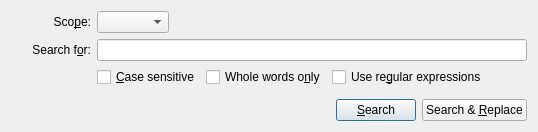
<?xml version="1.0" encoding="UTF-8"?>
<ui version="4.0">
 <class>Orca::Plugin::Core::FindDialog</class>
 <widget class="QWidget" name="Orca::Plugin::Core::FindDialog">
  <property name="geometry">
   <rect>
    <x>0</x>
    <y>0</y>
    <width>673</width>
    <height>240</height>
   </rect>
  </property>
  <property name="maximumSize">
   <size>
    <width>680</width>
    <height>16777215</height>
   </size>
  </property>
  <layout class="QGridLayout" name="gridLayout">
   <property name="sizeConstraint">
    <enum>QLayout::SetFixedSize</enum>
   </property>
   <item row="4" column="0" colspan="2">
    <layout class="QHBoxLayout" name="horizontalLayout_3">
     <item>
      <spacer name="horizontalSpacer_3">
       <property name="orientation">
        <enum>Qt::Horizontal</enum>
       </property>
       <property name="sizeHint" stdset="0">
        <size>
         <width>40</width>
         <height>20</height>
        </size>
       </property>
      </spacer>
     </item>
     <item>
      <widget class="QPushButton" name="searchButton">
       <property name="text">
        <string>&amp;Search</string>
       </property>
       <property name="default">
        <bool>true</bool>
       </property>
      </widget>
     </item>
     <item>
      <widget class="QPushButton" name="replaceButton">
       <property name="text">
        <string>Search &amp;&amp; &amp;Replace</string>
       </property>
      </widget>
     </item>
    </layout>
   </item>
   <item row="1" column="0">
    <widget class="QLabel" name="searchLabel">
     <property name="text">
      <string>Search f&amp;or:</string>
     </property>
     <property name="alignment">
      <set>Qt::AlignRight|Qt::AlignTrailing|Qt::AlignVCenter</set>
     </property>
     <property name="buddy">
      <cstring>searchTerm</cstring>
     </property>
    </widget>
   </item>
   <item row="0" column="1">
    <widget class="QWidget" name="widget_2" native="true">
     <layout class="QHBoxLayout" name="horizontalLayout_2">
      <property name="spacing">
       <number>0</number>
      </property>
      <property name="leftMargin">
       <number>0</number>
      </property>
      <property name="topMargin">
       <number>0</number>
      </property>
      <property name="rightMargin">
       <number>0</number>
      </property>
      <property name="bottomMargin">
       <number>0</number>
      </property>
      <item>
       <widget class="QComboBox" name="filterList">
        <property name="sizePolicy">
         <sizepolicy hsizetype="Fixed" vsizetype="Fixed">
          <horstretch>0</horstretch>
          <verstretch>0</verstretch>
         </sizepolicy>
        </property>
        <property name="sizeAdjustPolicy">
         <enum>QComboBox::AdjustToContents</enum>
        </property>
       </widget>
      </item>
      <item>
       <spacer name="horizontalSpacer_2">
        <property name="orientation">
         <enum>Qt::Horizontal</enum>
        </property>
        <property name="sizeHint" stdset="0">
         <size>
          <width>40</width>
          <height>20</height>
         </size>
        </property>
       </spacer>
      </item>
     </layout>
    </widget>
   </item>
   <item row="2" column="1">
    <widget class="QWidget" name="optionsWidget" native="true">
     <layout class="QHBoxLayout" name="horizontalLayout">
      <property name="leftMargin">
       <number>0</number>
      </property>
      <property name="topMargin">
       <number>0</number>
      </property>
      <property name="rightMargin">
       <number>0</number>
      </property>
      <property name="bottomMargin">
       <number>0</number>
      </property>
      <item>
       <widget class="QCheckBox" name="matchCase">
        <property name="text">
         <string>&amp;Case sensitive</string>
        </property>
       </widget>
      </item>
      <item>
       <widget class="QCheckBox" name="wholeWords">
        <property name="text">
         <string>Whole words o&amp;nly</string>
        </property>
       </widget>
      </item>
      <item>
       <widget class="QCheckBox" name="regExp">
        <property name="text">
         <string>Use re&amp;gular expressions</string>
        </property>
       </widget>
      </item>
      <item>
       <spacer name="horizontalSpacer">
        <property name="orientation">
         <enum>Qt::Horizontal</enum>
        </property>
        <property name="sizeHint" stdset="0">
         <size>
          <width>40</width>
          <height>20</height>
         </size>
        </property>
       </spacer>
      </item>
     </layout>
    </widget>
   </item>
   <item row="0" column="0">
    <widget class="QLabel" name="label">
     <property name="sizePolicy">
      <sizepolicy hsizetype="Fixed" vsizetype="Preferred">
       <horstretch>0</horstretch>
       <verstretch>0</verstretch>
      </sizepolicy>
     </property>
     <property name="minimumSize">
      <size>
       <width>80</width>
       <height>0</height>
      </size>
     </property>
     <property name="text">
      <string>Sco&amp;pe:</string>
     </property>
     <property name="alignment">
      <set>Qt::AlignRight|Qt::AlignTrailing|Qt::AlignVCenter</set>
     </property>
     <property name="buddy">
      <cstring>filterList</cstring>
     </property>
    </widget>
   </item>
   <item row="1" column="1">
    <widget class="Utils::FancyLineEdit" name="searchTerm"/>
   </item>
   <item row="3" column="0" colspan="2">
    <widget class="QWidget" name="configWidget" native="true">
     <property name="sizePolicy">
      <sizepolicy hsizetype="Preferred" vsizetype="Fixed">
       <horstretch>0</horstretch>
       <verstretch>10</verstretch>
      </sizepolicy>
     </property>
    </widget>
   </item>
  </layout>
 </widget>
 <customwidgets>
  <customwidget>
   <class>Utils::FancyLineEdit</class>
   <extends>QLineEdit</extends>
   <header location="global">utils/fancylineedit.hpp</header>
  </customwidget>
 </customwidgets>
 <tabstops>
  <tabstop>filterList</tabstop>
  <tabstop>searchTerm</tabstop>
  <tabstop>matchCase</tabstop>
  <tabstop>wholeWords</tabstop>
  <tabstop>regExp</tabstop>
 </tabstops>
 <resources/>
 <connections/>
</ui>
